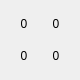
<?xml version="1.0" encoding="UTF-8"?>
<ui version="4.0">
 <class>EventWidget</class>
 <widget class="QWidget" name="EventWidget">
  <property name="geometry">
   <rect>
    <x>0</x>
    <y>0</y>
    <width>80</width>
    <height>80</height>
   </rect>
  </property>
  <property name="minimumSize">
   <size>
    <width>80</width>
    <height>80</height>
   </size>
  </property>
  <property name="windowTitle">
   <string>Form</string>
  </property>
  <property name="styleSheet">
   <string notr="true"/>
  </property>
  <layout class="QGridLayout" name="gridLayout">
   <item row="0" column="0">
    <widget class="QLabel" name="label">
     <property name="text">
      <string>0</string>
     </property>
     <property name="alignment">
      <set>Qt::AlignCenter</set>
     </property>
    </widget>
   </item>
   <item row="0" column="1">
    <widget class="QLabel" name="label_2">
     <property name="text">
      <string>0</string>
     </property>
     <property name="alignment">
      <set>Qt::AlignCenter</set>
     </property>
    </widget>
   </item>
   <item row="1" column="0">
    <widget class="QLabel" name="label_3">
     <property name="text">
      <string>0</string>
     </property>
     <property name="alignment">
      <set>Qt::AlignCenter</set>
     </property>
    </widget>
   </item>
   <item row="1" column="1">
    <widget class="QLabel" name="label_4">
     <property name="text">
      <string>0</string>
     </property>
     <property name="alignment">
      <set>Qt::AlignCenter</set>
     </property>
    </widget>
   </item>
  </layout>
 </widget>
 <resources/>
 <connections/>
</ui>
